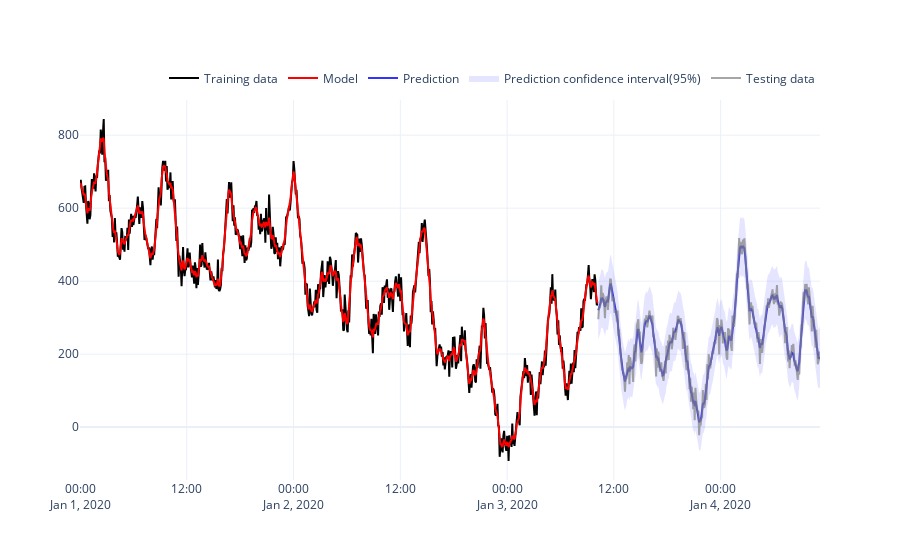

The cell this chart's notebook holds for it:
### Code cell
model.predict(X_test)
model.plotly(X_test, y_test)

### Figure 1 — Plotly figure (JSON) as saved in the notebook; plotly's stock layout.template omitted (floating-point values rounded to 4 significant figures; data arrays with more than 128 entries replaced by an {"elided": "..."} marker saying what was removed)
{"data": [{"line": {"color": "rgba(0,0,0, 1)"}, "mode": "lines", "name": "Training data", "type": "scatter", "x": {"elided": "699 str values"}, "y": {"elided": "699 float values"}}, {"line": {"color": "rgba(255,0,0, 1)"}, "mode": "lines", "name": "Model", "type": "scatter", "x": {"elided": "699 str values"}, "y": {"elided": "699 float values"}}, {"line": {"color": "rgba(0,0,255, .8)"}, "mode": "lines", "name": "Prediction", "type": "scatter", "x": {"elided": "300 str values"}, "y": {"elided": "300 float values"}}, {"fill": "toself", "fillcolor": "rgba(0,0,255,.1)", "line": {"color": "rgba(255,255,255,0)"}, "name": "Prediction confidence interval(95%)", "showlegend": true, "type": "scatter", "x": {"elided": "600 str values"}, "y": {"elided": "600 float values"}}, {"line": {"color": "rgba(128,128,128, .7)"}, "mode": "lines", "name": "Testing data", "type": "scatter", "x": {"elided": "300 str values"}, "y": {"elided": "300 float values"}}], "layout": {"legend": {"orientation": "h", "x": 1, "xanchor": "right", "y": 1.02, "yanchor": "bottom"}, "yaxis": {"automargin": true}}}
